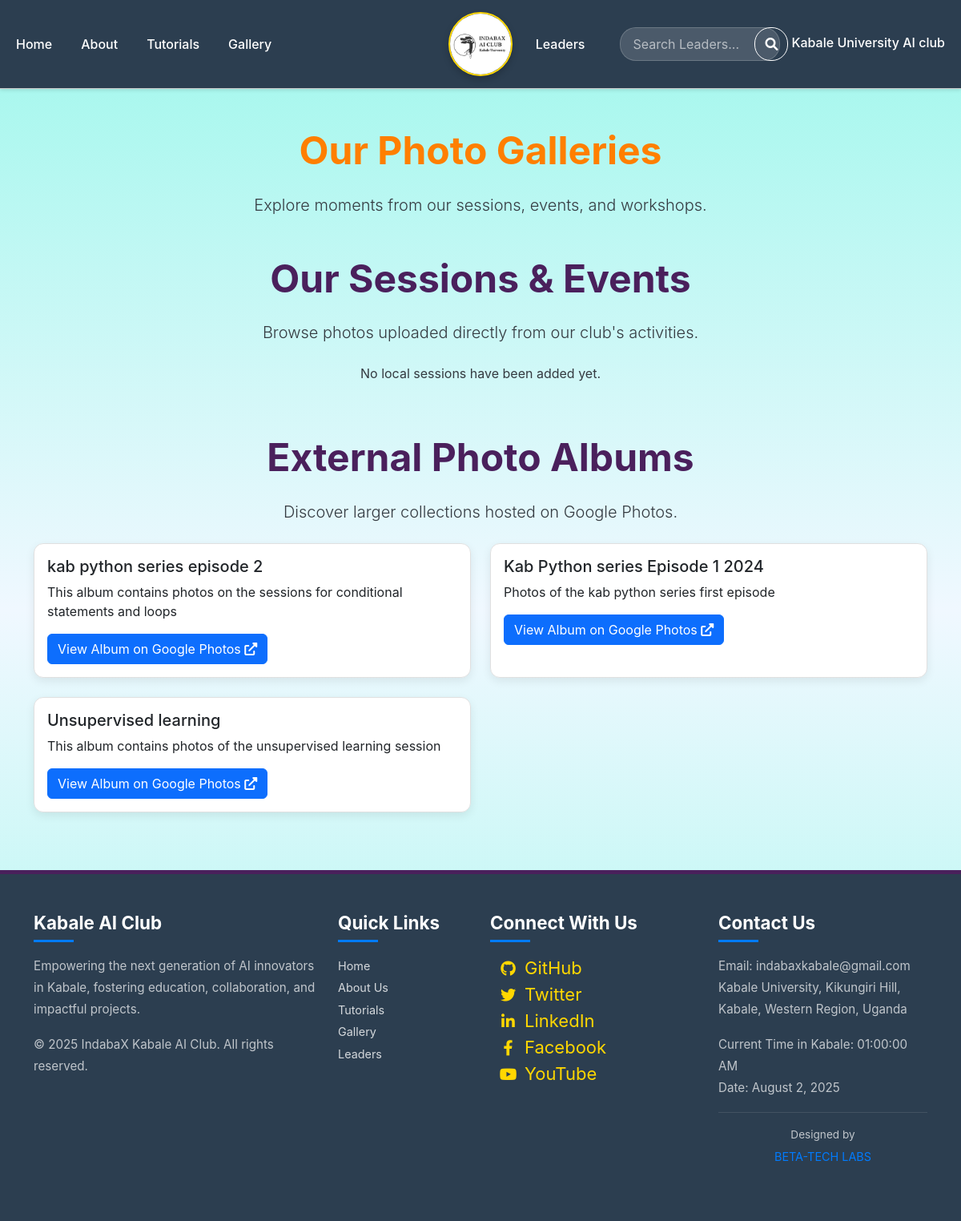
The app's page /communities/indabax/photos/, older data.
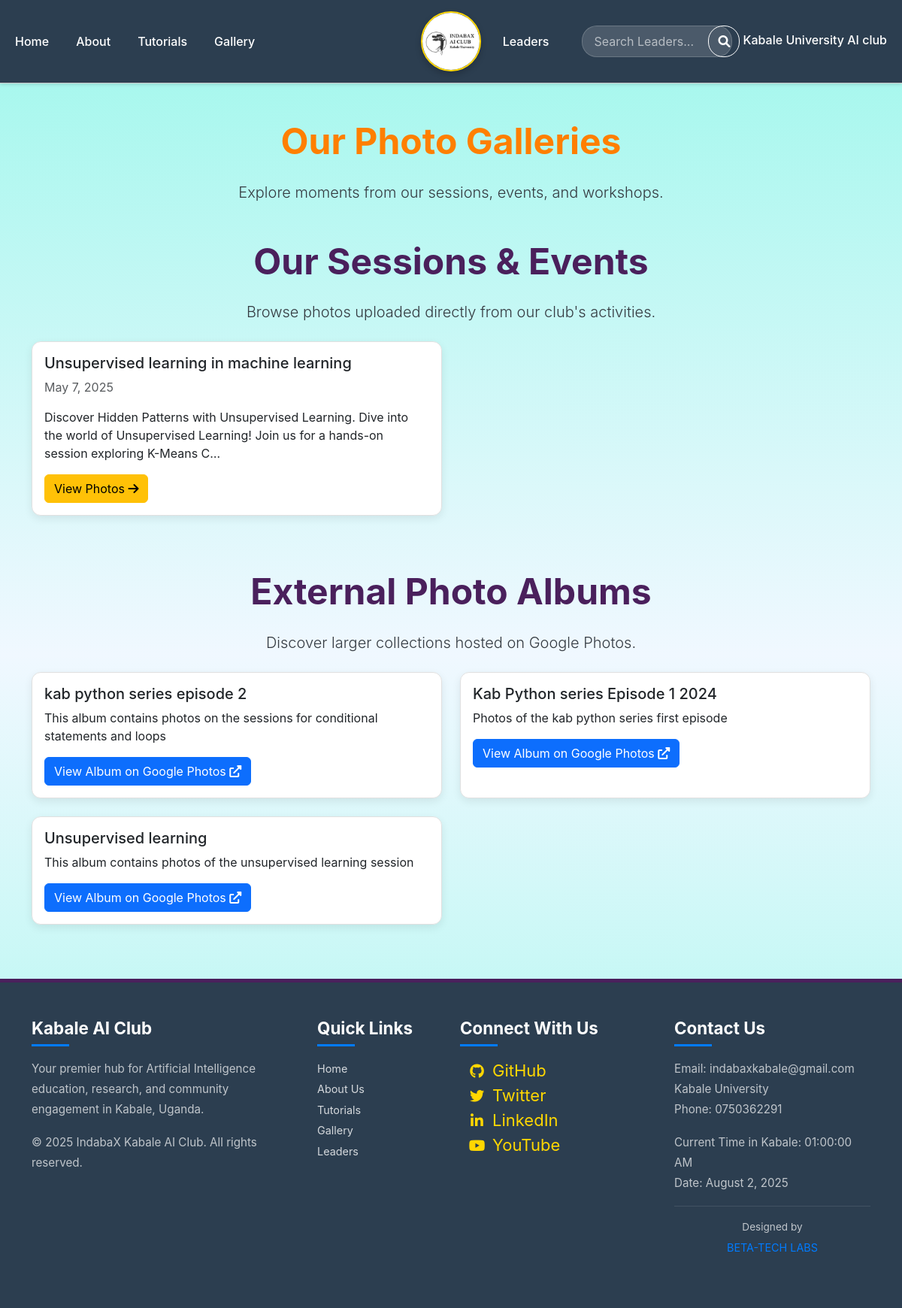
The same page, newer data.
### indabax_app/models.py (models this page shows, shortened)
class Album(models.Model):
    title = models.CharField(max_length=200)
    description = models.TextField(blank=True, null=True)
    link = models.URLField(max_length=400, help_text="Paste the shareable link from Google Photos here.")
    is_published = models.BooleanField(default=True)

class Session(models.Model):
    title = models.CharField(max_length=255)
    description = models.TextField(
        blank=True,
        null=True,
        help_text="Provide a general overview and detailed description of the session content."
    )
    session_date = models.DateField(default=timezone.now)
    google_photos_link = models.URLField(
        max_length=400,
        blank=True,
        null=True,
        help_text="Optional: Link to the full Google Photos album for this session."
    )
    is_published = models.BooleanField(default=True)
    tagline = models.CharField(
        max_length=255,
        blank=True,
        null=True,
        help_text="A short, catchy phrase for the session (e.g., 'Discover Hidden Patterns')."
    )
    venue = models.CharField(
        max_length=255,
        blank=True,
        null=True,
        help_text="e.g., 'New Computer Lab', 'Online via Zoom'"
    )
    start_time = models.TimeField(blank=True, null=True)
    end_time = models.TimeField(blank=True, null=True)
    speakers = models.ManyToManyField(
        Leader,
        related_name='sessions_spoken_at',
        blank=True,
        help_text="Select existing leaders who spoke at this session."
    )
    guest_speakers_info = models.TextField(
        blank=True,
        null=True,
        help_text="Enter names of guest speakers not listed above, or additional speaker details. Use new lines for each speaker."
    )
    class Meta:
        ordering = ['-session_date']

class SiteSettings(models.Model):
    facebook_url = models.URLField(blank=True, verbose_name="Facebook URL")
    twitter_url = models.URLField(blank=True, verbose_name="Twitter URL")
    linkedin_url = models.URLField(blank=True, verbose_name="LinkedIn URL")
    github_url = models.URLField(blank=True, verbose_name="GitHub URL")
    youtube_url = models.URLField(blank=True, verbose_name="YouTube URL")
    contact_email = models.EmailField(blank=True, verbose_name="Contact Email")
    phone_number = models.CharField(max_length=20, blank=True, verbose_name="Phone Number")
    physical_address = models.CharField(max_length=255, blank=True, verbose_name="Physical Address")
    footer_description = models.TextField(blank=True, verbose_name="Footer Club Description", help_text="A short description for the footer.")
    class Meta:
        verbose_name = "Site Setting"
        verbose_name_plural = "Site Settings"

### indabax_app/views.py (the view)
# urls.py: path('photos/', PhotosView.as_view(), name='photos'),
class PhotosView(ListView):
    model = Album # This view primarily handles Google Photo Albums
    template_name = 'indabax_app/photos.html'
    context_object_name = 'albums' # For Google Photo Albums
    def get_queryset(self):
        return Album.objects.filter(is_published=True).order_by('-id')
    def get_context_data(self, **kwargs):
        context = super().get_context_data(**kwargs)
        context['sessions'] = Session.objects.filter(is_published=True).order_by('-session_date')
        return context

### indabax_app/context_processors.py (called while the page is built)
def indabax_settings(request): # <--- RENAMED THE FUNCTION
    try:
        settings = SiteSettings.objects.first()
    except SiteSettings.DoesNotExist:
        settings = None
    return {'indabax_settings': settings} # <--- RENAMED THE DICTIONARY KEY

### kuai_club/context_processors.py (called while the page is built)
def site_settings(request):
    settings = cache.get('site_settings')
    if not settings:
        settings = SiteSettings.objects.first()
        cache.set('site_settings', settings, 300)
    return {'site_settings': settings}

def about_pages_processor(request):
    about_pages = cache.get('about_pages')
    about_page = cache.get('about_page')
    if not about_pages:
        about_pages = Aboutus.objects.all()
        cache.set('about_pages', about_pages, 300)
    if not about_page:
        about_page = Aboutus.objects.first()
        cache.set('about_page', about_page, 300)
    return {
        'about_pages': about_pages,
        'about_page': about_page,
    }

def news_processor(request):
    news = cache.get('news_items')
    if not news:
        news = News.objects.filter(is_published=True).order_by('-publish_date')
        cache.set('news_items', news, 300)  # Cache for 300 seconds = 5 minutes
    return {'news': news}

### indabax_app/templates/indabax_app/photos.html
{% extends 'indabax_app/base.html' %}
{% load static %}
{% block content %}
<div class="container my-5">
    <h1 class="indabax-heading text-center mb-4">Our Photo Galleries</h1>
    <p class="text-center lead">
        Explore moments from our sessions, events, and workshops.
    </p>
    <h2 class="indabax-heading text-center mt-5 mb-4">Our Sessions & Events</h2>
    <p class="text-center lead mb-4">Browse photos uploaded directly from our club's activities.</p>
    <div class="row">
        {% for session in sessions %}
        <div class="col-md-6 mb-4">
            <a href="{% url 'indabax_app:session_detail' session.pk %}" class="indabax-album-link">
                <div class="card h-100 indabax-session-card">
                    <div class="card-body">
                        <h5 class="card-title">{{ session.title }}</h5>
                        <p class="card-text text-muted">{{ session.session_date|date:"F j, Y" }}</p>
                        <p class="card-text">{{ session.description|truncatechars:150 }}</p>
                        <div class="mt-auto">
                            <span class="btn btn-warning">View Photos <i class="fas fa-arrow-right"></i></span>
                        </div>
                    </div>
                </div>
            </a>
        </div>
        {% empty %}
        <div class="col-12 text-center">
            <p>No local sessions have been added yet.</p>
        </div>
        {% endfor %}
    </div>
    <h2 class="indabax-heading text-center mt-5 mb-4">External Photo Albums</h2>
    <p class="text-center lead mb-4">Discover larger collections hosted on Google Photos.</p>
    <div class="row">
        {% for album in albums %}
        <div class="col-md-6 mb-4">
            <a href="{{ album.link }}" target="_blank" class="indabax-album-link">
                <div class="card h-100 indabax-album-card">
                    <div class="card-body">
                        <h5 class="card-title">{{ album.title }}</h5>
                        <p class="card-text">{{ album.description|truncatechars:150 }}</p>
                        <div class="mt-auto">
                            <span class="btn btn-primary">View Album on Google Photos <i class="fas fa-external-link-alt"></i></span>
                        </div>
                    </div>
                </div>
            </a>
        </div>
        {% empty %}
        <div class="col-12 text-center">
            <p>No external albums have been added yet.</p>
        </div>
        {% endfor %}
    </div>
</div>
{% endblock content %}

### indabax_app/templates/indabax_app/base.html (shortened to what the changed rows need)
{% load static %}
<!DOCTYPE html>
<html lang="en">
<head>
    <link rel="stylesheet" href="{% static 'indabax_app/css/bootstrap.min.css' %}">
    <link rel="stylesheet" href="{% static 'indabax_app/css/indabax_app_style.css' %}">
    <link rel="stylesheet" href="{% static 'indabax_app/css/indabax_app_leaders.css' %}">
    <link rel="stylesheet" href="https://cdnjs.cloudflare.com/ajax/libs/font-awesome/6.0.0/css/all.min.css" />
</head>
<body>
    {% block content %}
    {% endblock content %}
        <footer class="indabax-footer py-5">
        <div class="container">
            <div class="row">
                <div class="col-lg-4 col-md-6 mb-4 mb-lg-0">
                    <h5 class="text-white mb-3">Kabale AI Club</h5>
                    <p class="text-white-50">
                        {% if indabax_settings and indabax_settings.footer_description %}
                            {{ indabax_settings.footer_description }}
                        {% else %}
                            Empowering the next generation of AI innovators in Kabale, fostering education, collaboration, and impactful projects.
                        {% endif %}
                    </p>
                    <p class="text-white-50">
                        &copy; {% now "Y" %} IndabaX Kabale AI Club. All rights reserved.
                    </p>
                </div>
                <div class="col-lg-3 col-md-6 mb-4 mb-md-0">
                    <ul class="list-unstyled social-links">
                        {% if indabax_settings %}
                            {% if indabax_settings.github_url %}
                                <li><a href="{{ indabax_settings.github_url }}" target="_blank" class="footer-social-icon"><i class="fab fa-github me-2"></i> GitHub</a></li>
                            {% endif %}
                            {% if indabax_settings.twitter_url %}
                                <li><a href="{{ indabax_settings.twitter_url }}" target="_blank" class="footer-social-icon"><i class="fab fa-twitter me-2"></i> Twitter</a></li>
                            {% endif %}
                            {% if indabax_settings.linkedin_url %}
                                <li><a href="{{ indabax_settings.linkedin_url }}" target="_blank" class="footer-social-icon"><i class="fab fa-linkedin-in me-2"></i> LinkedIn</a></li>
                            {% endif %}
                            {% if indabax_settings.youtube_url %}
                                <li><a href="{{ indabax_settings.youtube_url }}" target="_blank" class="footer-social-icon"><i class="fab fa-youtube me-2"></i> YouTube</a></li>
                            {% endif %}
                        {% else %}
                            <li><a href="#" target="_blank" class="footer-social-icon"><i class="fab fa-github me-2"></i> GitHub</a></li>
                            <li><a href="#" target="_blank" class="footer-social-icon"><i class="fab fa-twitter me-2"></i> Twitter</a></li>
                            <li><a href="#" target="_blank" class="footer-social-icon"><i class="fab fa-linkedin-in me-2"></i> LinkedIn</a></li>
                            <li><a href="#" target="_blank" class="footer-social-icon"><i class="fab fa-facebook-f me-2"></i> Facebook</a></li>
                            <li><a href="#" target="_blank" class="footer-social-icon"><i class="fab fa-youtube me-2"></i> YouTube</a></li>
                        {% endif %}
                    </ul>
                </div>
                <div class="col-lg-3 col-md-6">
                    <h5 class="text-white mb-3">Contact Us</h5>
                    <p class="text-white-50">
                        Email:
                        {% if indabax_settings and indabax_settings.contact_email %}
                            {{ indabax_settings.contact_email }}
                        {% else %}
                            indabaxkabale@gmail.com
                        {% endif %}<br>
                        {% if indabax_settings and indabax_settings.physical_address %}
                            {{ indabax_settings.physical_address }}
                        {% else %}
                            Kabale University, Kikungiri Hill,<br>Kabale, Western Region, Uganda
                        {% endif %}
                        {% if indabax_settings and indabax_settings.phone_number %}
                            <br>Phone: {{ indabax_settings.phone_number }}
                        {% endif %}
                    </p>
                    <p class="text-white-50 mt-2">
                        Current Time in Kabale: {% now "H:i:s A" %}<br>
                        Date: {% now "F j, Y" %}
                    </p>
                    <p class="text-white-50 mt-3 designer-credit">
                        Designed by <a href="#" class="footer-link">BETA-TECH LABS</a>
                    </p>
                </div>
            </div>
        </div>
    </footer>
</body>
</html>

Row changes from the older to the newer data that the page shows:
added Session: title "Unsupervised learning in machine learning", session_date "May 7, 2025", description "Discover Hidden Patterns with Unsupervised Learning. Dive into the world of Unsupervised Learning! Join us for a hands-on session exploring K-Means C…"
added SiteSettings: footer_description "Your premier hub for Artificial Intelligence education, research, and community engagement in Kabale, Uganda.", contact_email "indabaxkabale@gmail.com", physical_address "Kabale University", phone_number "0750362291"
Text that changed along with them:
text no longer shown: "No local sessions have been added yet. Empowering the next generation of AI innovators in Kabale, fostering education, collaboration, and impactful projects. Facebook indabaxkabale@gmail.com Kabale University, Kikungiri Hill, Kabale, Western Region, Uganda"
text now shown: "Phone:"
